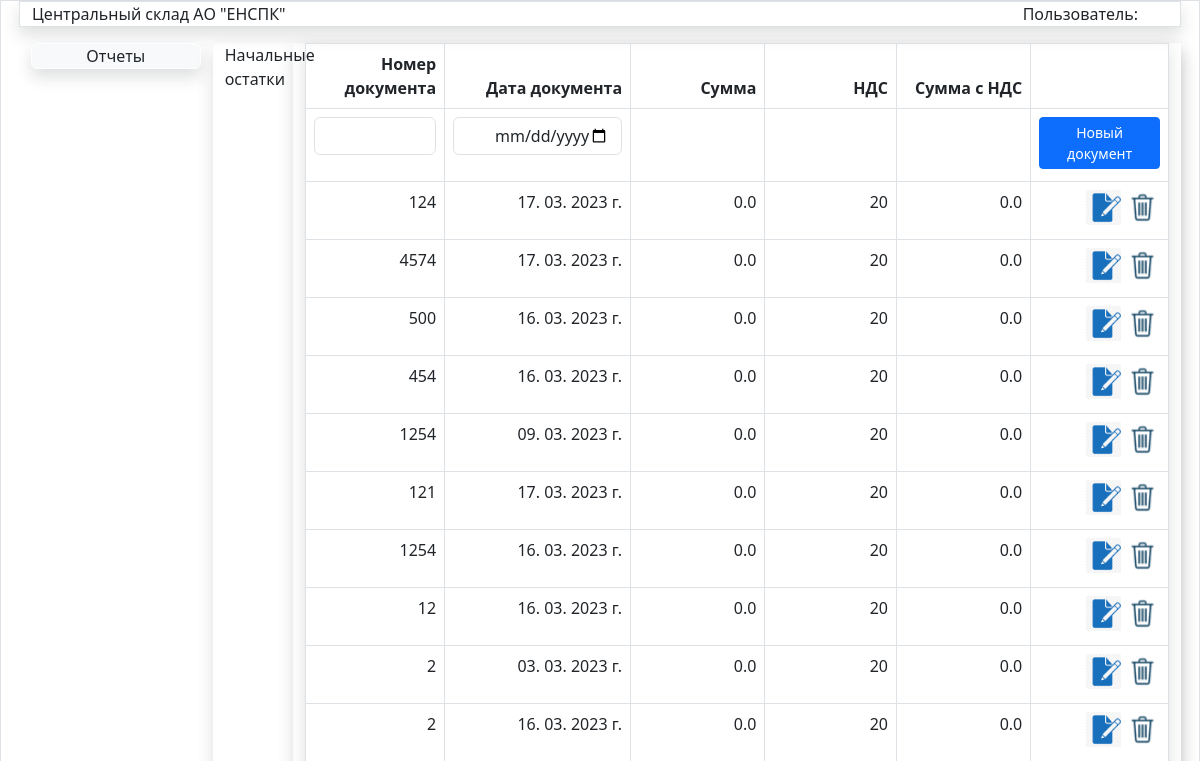
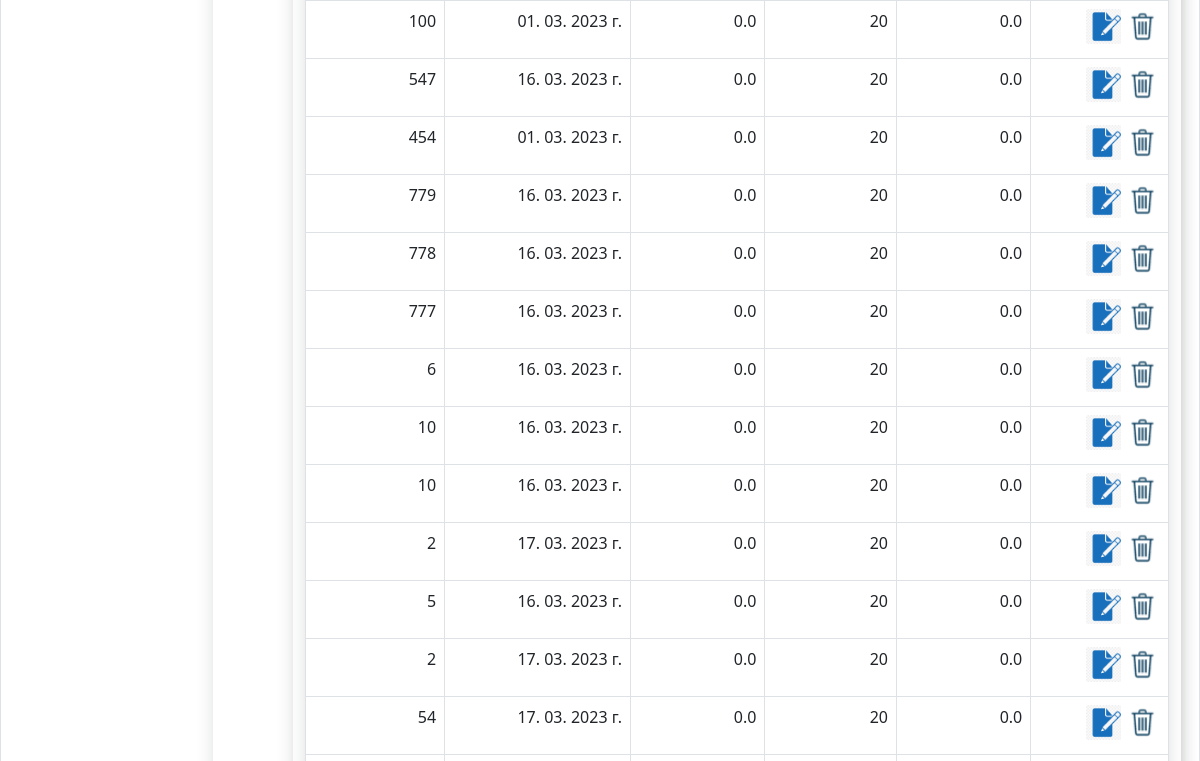
Page /JurnalOst/ (upper part) on the earlier database version (2 pictures, top to bottom).
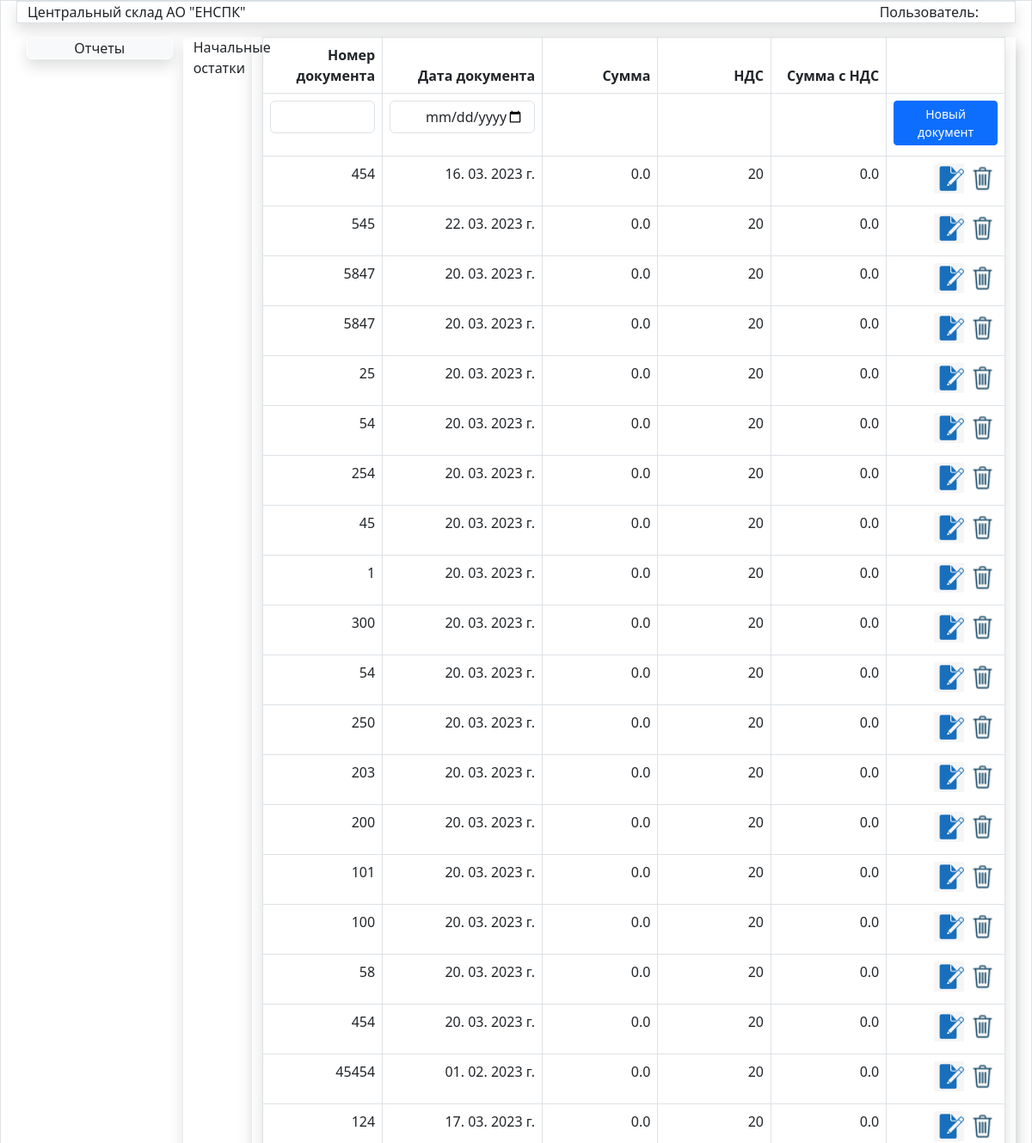
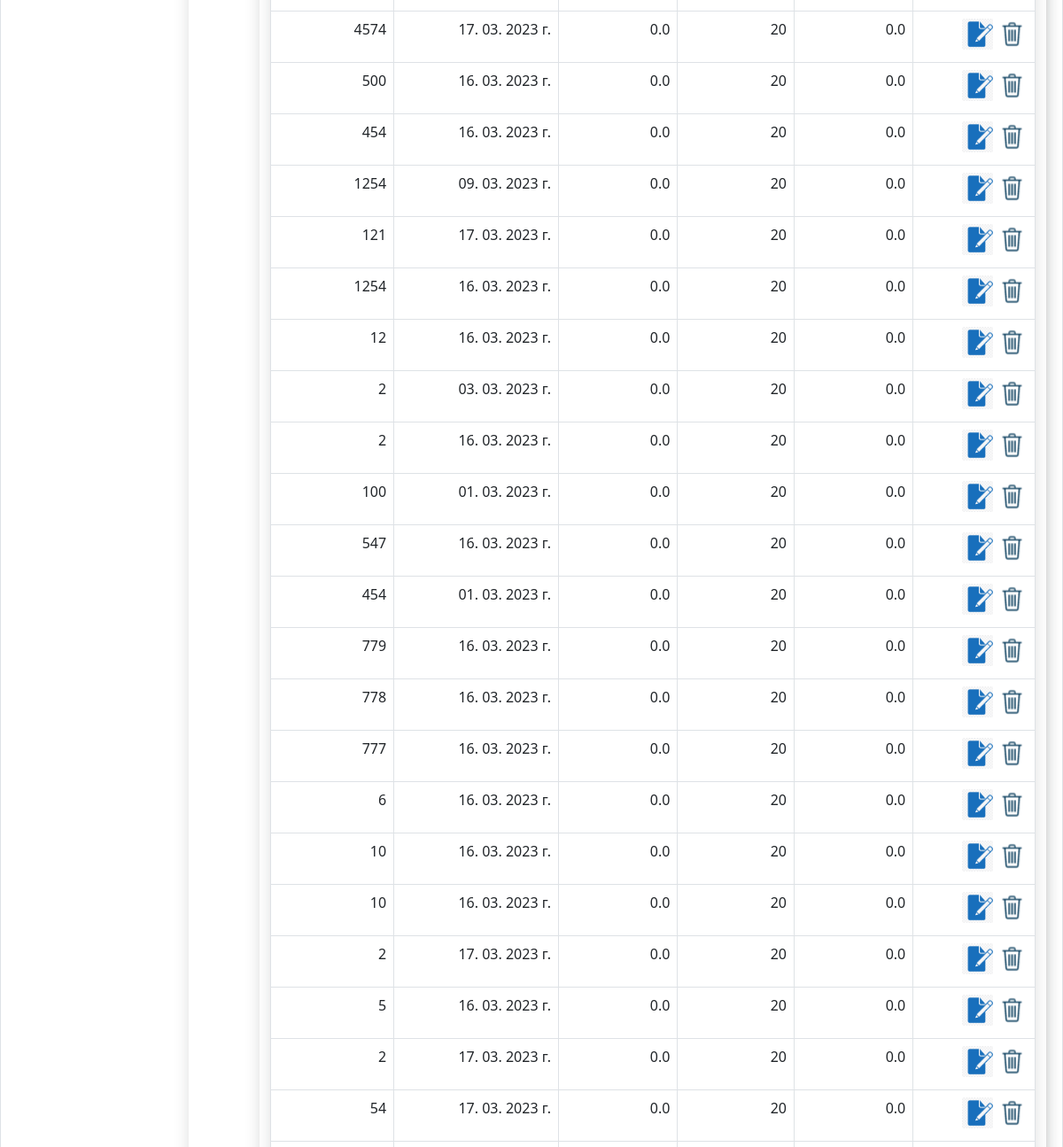
Same page on the later database version (2 pictures, top to bottom).
### store/models.py (models this page shows)
class Jurnal(models.Model):
    oper=models.IntegerField(verbose_name="Код операции")
    nomerdoc=models.CharField(max_length=50,verbose_name='Номер документа')
    datadoc=models.DateTimeField(verbose_name='Дата документа')
    postav=models.ForeignKey(Postav,verbose_name='Поставщик',on_delete=models.PROTECT)
    obct=models.ForeignKey(Obct,verbose_name='Объект',on_delete=models.PROTECT)
    podraz=models.ForeignKey(Podraz,verbose_name='Подразделение',on_delete=models.PROTECT)
    fio=models.ForeignKey(Fio,verbose_name='Подотчет',on_delete=models.PROTECT)
    spis=models.ForeignKey(Spis,blank=True,null=True,verbose_name='Причина списания',on_delete=models.PROTECT)
    summa=models.FloatField(verbose_name='Сумма',default=0)
    nds=models.IntegerField(verbose_name='НДС',default=20)
    summawithnds=models.FloatField(verbose_name='Сумма с НДС',default=0)
    updated_at = models.DateTimeField(auto_now=True, verbose_name='Создан')
    created_at = models.DateTimeField(auto_now_add=True, verbose_name='Обновлен')
    class Meta:
        verbose_name = 'Документ'
        verbose_name_plural = 'Документы'
        ordering = ['-datadoc', ]

### store/views.py (the view)
# urls.py: path('JurnalOst/', JurnalOst, name='JurnalOst'),
def JurnalOst(request):
    podraz = Podraz.objects.get(pk=74)
    postav = Postav.objects.get(pk=9)
    obct = Obct.objects.get(pk=180)
    fio = Fio.objects.get(pk=5)
    jurnalost=Jurnal.objects.filter(oper=1).order_by('-created_at')
    if request.method=='POST':
        nomerdoc1=request.POST['nomerdoc']
        datadoc1=request.POST['datadoc']
        print(nomerdoc1,datadoc1)
        newost=Jurnal()
        newost.nomerdoc=nomerdoc1
        newost.datadoc=datadoc1
        newost.podraz=podraz
        newost.postav=postav
        newost.obct=obct
        newost.fio=fio
        newost.oper=1
        newost.save()
        un = Jurnal.objects.values()
        unit_data=list(un)
        print(newost.id)
        ur=reverse('AddStringOst',args=[newost.id])
        print(ur)
        return JsonResponse({'status':1,'unit_data':unit_data,'url': ur})
    else:
        form=OstDocForm(initial={'podraz':podraz,'postav':postav,'obct':obct,'fio':fio})
    return render(request,'store/Doc/JurnalOst.html',{'jurnalost':jurnalost,'pic_label':'Начальные остатки','form':form,'title':'Журнал начальных остатков'})

### store/templates/store/Doc/JurnalOst.html (shortened to what this page needs)
{% extends 'store/menu.html' %}
{% load static %}
{% block DataArea %}
<div class="row">
<div class="col-md-1">{{pic_label}}</div>
<div class="col-md-11 mx-auto shadow">
<table class="table shadow table-bordered table-hover">
<thead>
<tr>
<th style="width:16.6%;" class="border text-end">Номер документа</th>
<th style="width:16.6%;" class="border text-end" >Дата документа</th>
<th style="width:16.6%;" class="border text-end" >Сумма</th>
<th style="width:16.6%;" class="border text-end" >НДС</th>
<th style="width:16.6%;" class="border text-end" >Сумма с НДС</th>
<th style="width:16.6%;" class="border text-end"></th>
</tr>
</thead>
    <form method="post" id="ost-form">
    <tr>
        <td  class="border text-end" ><input type="text" id="id_nomerdoc" class="form-control" style="text-align:right" required></td>
        <td class="text-end pb-3"> <input type="date" id="id_datadoc" class="form-control" style="text-align:right" required/></td>
        <td  class="border text-end" ></td>
        <td  class="border text-end" ></td>
        <td  class="border text-end" ></td>
        <td  class="border text-end"> <button type="submit" class="btn  btn-primary btn-sm mb-1 " id="savebtn">Новый документ</button></td>
    </form>
    <tbody id="ost-doc">
    {% for item in jurnalost %}
    <tr><td  class="border text-end fixed">{{item.nomerdoc}}</td>
    <td   class="border text-end">{{item.datadoc|date:"d. m. Y г." }}</td>
    <td   class="border text-end">{{item.summa}}</td>
    <td   class="border text-end">{{item.nds}}</td>
    <td   class="border text-end">{{item.summawithnds }}</td>
    <td class="text-end align-middle border" ><input data-sid="{{item.pk}}" data-update="{{url_update}}" value="Update" type="image" class="btn-ost-update mr-3" src="{% static '/images/edit2.png' %}" width="35px" >
   <input data-sid="{{item.pk}}" data-del="{{url_delete}}" class="btn-del " value="Delete" type="image" src="{% static '/images/del.png' %}" width="35px"> </td>
    </tr>
    {% endfor %}
    </tbody>
</table>
</div>
</div>
{% endblock DataArea %}

Differences in the rows shown:
added Jurnal: nomerdoc "454", datadoc "16. 03. 2023 г.", summa "0.0", nds "20", summawithnds "0.0"
added Jurnal: nomerdoc "545", datadoc "22. 03. 2023 г.", summa "0.0", nds "20", summawithnds "0.0"
added Jurnal: nomerdoc "5847", datadoc "20. 03. 2023 г.", summa "0.0", nds "20", summawithnds "0.0"
added Jurnal: nomerdoc "5847", datadoc "20. 03. 2023 г.", summa "0.0", nds "20", summawithnds "0.0"
added Jurnal: nomerdoc "25", datadoc "20. 03. 2023 г.", summa "0.0", nds "20", summawithnds "0.0"
added Jurnal: nomerdoc "54", datadoc "20. 03. 2023 г.", summa "0.0", nds "20", summawithnds "0.0"
added Jurnal: nomerdoc "254", datadoc "20. 03. 2023 г.", summa "0.0", nds "20", summawithnds "0.0"
added Jurnal: nomerdoc "45", datadoc "20. 03. 2023 г.", summa "0.0", nds "20", summawithnds "0.0"
added Jurnal: nomerdoc "1", datadoc "20. 03. 2023 г.", summa "0.0", nds "20", summawithnds "0.0"
added Jurnal: nomerdoc "300", datadoc "20. 03. 2023 г.", summa "0.0", nds "20", summawithnds "0.0"
added Jurnal: nomerdoc "54", datadoc "20. 03. 2023 г.", summa "0.0", nds "20", summawithnds "0.0"
added Jurnal: nomerdoc "250", datadoc "20. 03. 2023 г.", summa "0.0", nds "20", summawithnds "0.0"
added Jurnal: nomerdoc "203", datadoc "20. 03. 2023 г.", summa "0.0", nds "20", summawithnds "0.0"
added Jurnal: nomerdoc "200", datadoc "20. 03. 2023 г.", summa "0.0", nds "20", summawithnds "0.0"
added Jurnal: nomerdoc "101", datadoc "20. 03. 2023 г.", summa "0.0", nds "20", summawithnds "0.0"
added Jurnal: nomerdoc "100", datadoc "20. 03. 2023 г.", summa "0.0", nds "20", summawithnds "0.0"
added Jurnal: nomerdoc "58", datadoc "20. 03. 2023 г.", summa "0.0", nds "20", summawithnds "0.0"
added Jurnal: nomerdoc "454", datadoc "20. 03. 2023 г.", summa "0.0", nds "20", summawithnds "0.0"
added Jurnal: nomerdoc "45454", datadoc "01. 02. 2023 г.", summa "0.0", nds "20", summawithnds "0.0"
